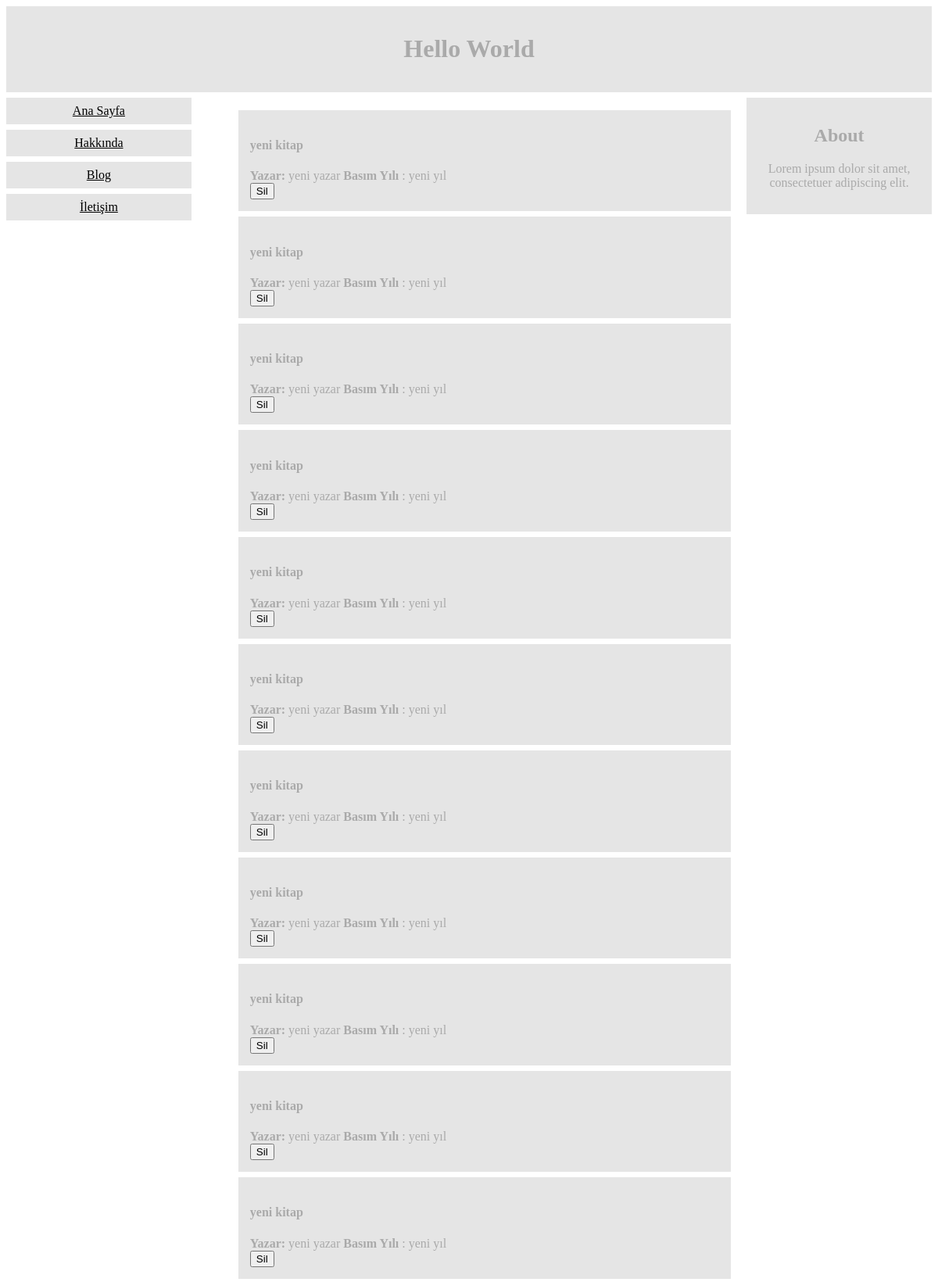
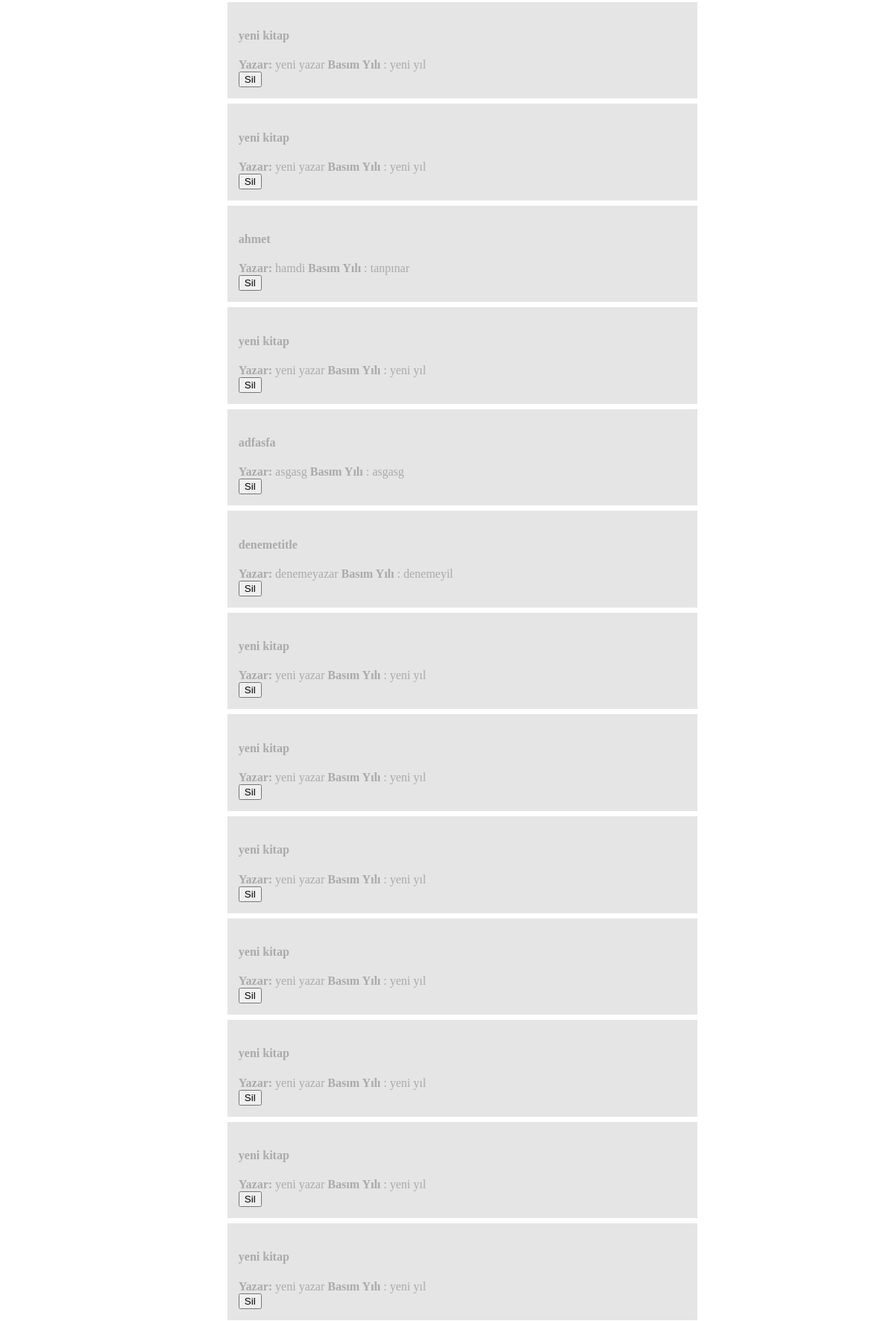
Page /kitap (upper part) on the committed database (2 pictures, top to bottom).
### tables this page shows
CREATE TABLE "tblBook" (
	"id"	INTEGER NOT NULL,
	"bookTitle"	TEXT,
	"bookAutor"	TEXT,
	"bookYear"	INTEGER,
	PRIMARY KEY("id" AUTOINCREMENT)
);

### index.py (the view)
@app.route("/kitap")
def kitap():
    veriAl()
    return render_template("kitap.html", veri=data)

### index.py (called while the page is built)
def veriAl():
    global data
    with sqlite3.connect("book.db") as con:
        cur = con.cursor()
        cur.execute("SELECT * FROM tblBook order by id desc")
        data = cur.fetchall()
        """print(data)"""
        for i in data:
            print(i)

### Templates/kitap.html
{% extends "base.html" %} {% block content %}
<ul>
  {% for d in veri %}
  <div class="book">
    <h4>{{d[1]}}</h4>
    <div><b>Yazar:</b> {{d[2]}} <b>Basım Yılı</b> : {{d[3]}}</div>
    <form action="/bookdelete/{{d[0]}}">
      <input type="submit" value="Sil" />
    </form>
  </div>
  {% endfor %}
</ul>
{% endblock %}

### Templates/base.html (shortened to what this page needs)
{% include "_header.html" %}
<div style="overflow:auto">
{% include "_menu.html" %}
  <div class="main">
    {% block content %}
    {% endblock %}
</div>
<div class="right">
  <h2>About</h2>
  <p>Lorem ipsum dolor sit amet, consectetuer adipiscing elit.</p>
</div>
</div>
</body>
</html>

### Templates/_header.html (shortened to what this page needs)
<!DOCTYPE html>
<html>
  <head>
  </head>
  <body style="font-family: Verdana; color: #aaaaaa">
    <div style="background-color: #e5e5e5; padding: 15px; text-align: center">
      <h1>Hello World</h1>
    </div>
  </body>
</html>

### Templates/_menu.html
<div class="menu">
    <a href="/">Ana Sayfa</a>
    <a href="about">Hakkında</a>
    <a href="blog">Blog</a>
    <a href="contact">İletişim</a>
</div>

### Templates/_header.html (style rules this page uses)
* { box-sizing: border-box; }
.menu { float: left; width: 20%; text-align: center; }
.menu a { background-color: #e5e5e5; padding: 8px; margin-top: 7px; display: block; width: 100%; color: black; }
.main { float: left; width: 60%; padding: 0 20px; }
.right { background-color: #e5e5e5; float: left; width: 20%; padding: 15px; margin-top: 7px; text-align: center; }
.book { background-color: #e5e5e5; float: left; width: 100%; padding: 15px; margin-top: 7px; text-align: left; }

### rows in the picture
tblBook: bookTitle "yeni kitap", bookAutor "yeni yazar", bookYear "yeni yıl"
tblBook: bookTitle "yeni kitap", bookAutor "yeni yazar", bookYear "yeni yıl"
tblBook: bookTitle "yeni kitap", bookAutor "yeni yazar", bookYear "yeni yıl"
tblBook: bookTitle "yeni kitap", bookAutor "yeni yazar", bookYear "yeni yıl"
tblBook: bookTitle "yeni kitap", bookAutor "yeni yazar", bookYear "yeni yıl"
tblBook: bookTitle "yeni kitap", bookAutor "yeni yazar", bookYear "yeni yıl"
tblBook: bookTitle "yeni kitap", bookAutor "yeni yazar", bookYear "yeni yıl"
tblBook: bookTitle "yeni kitap", bookAutor "yeni yazar", bookYear "yeni yıl"
tblBook: bookTitle "yeni kitap", bookAutor "yeni yazar", bookYear "yeni yıl"
tblBook: bookTitle "yeni kitap", bookAutor "yeni yazar", bookYear "yeni yıl"
tblBook: bookTitle "yeni kitap", bookAutor "yeni yazar", bookYear "yeni yıl"
tblBook: bookTitle "yeni kitap", bookAutor "yeni yazar", bookYear "yeni yıl"
tblBook: bookTitle "yeni kitap", bookAutor "yeni yazar", bookYear "yeni yıl"
tblBook: bookTitle "ahmet", bookAutor "hamdi", bookYear "tanpınar"
tblBook: bookTitle "yeni kitap", bookAutor "yeni yazar", bookYear "yeni yıl"
tblBook: bookTitle "adfasfa", bookAutor "asgasg", bookYear "asgasg"
tblBook: bookTitle "denemetitle", bookAutor "denemeyazar", bookYear "denemeyil"
tblBook: bookTitle "yeni kitap", bookAutor "yeni yazar", bookYear "yeni yıl"
tblBook: bookTitle "yeni kitap", bookAutor "yeni yazar", bookYear "yeni yıl"
tblBook: bookTitle "yeni kitap", bookAutor "yeni yazar", bookYear "yeni yıl"
tblBook: bookTitle "yeni kitap", bookAutor "yeni yazar", bookYear "yeni yıl"
tblBook: bookTitle "yeni kitap", bookAutor "yeni yazar", bookYear "yeni yıl"
tblBook: bookTitle "yeni kitap", bookAutor "yeni yazar", bookYear "yeni yıl"
tblBook: bookTitle "yeni kitap", bookAutor "yeni yazar", bookYear "yeni yıl"
